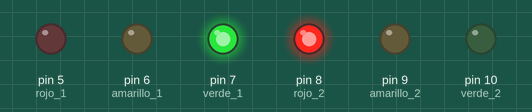
This sketch was run on a simulated Arduino Uno, built with avr-gcc and run on an emulated ATmega328P. On the bench: output pins drawn as LEDs (lit = HIGH).

Above: at 2.5 s.
At 5.9 s:
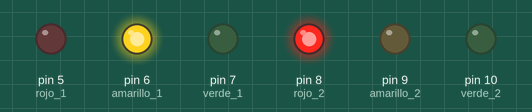
At 6.9 s:
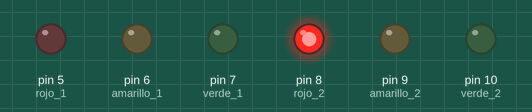
At 9.5 s:
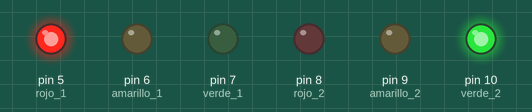
At 12.1 s:
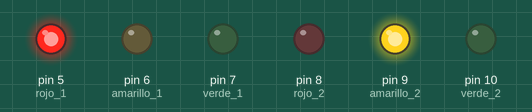
At 13.9 s:
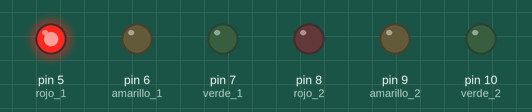
Timing chart, 0 to 16.1 s (numbered marks = the images above):
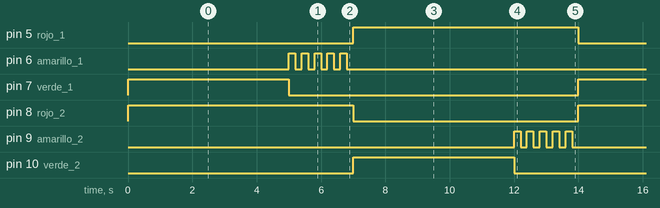

Measured:
- by itself, pin 5 (rojo_1), pin 8 (rojo_2): alternates HIGH for 7.0 s and LOW for 7.0 s
- by itself, pin 6 (amarillo_1): repeats every 14.0 s: 4 × (LOW 0.20 s, HIGH 0.20 s), LOW 12.2 s, HIGH 0.20 s
- by itself, pin 7 (verde_1), pin 10 (verde_2): alternates HIGH for 5.0 s and LOW for 9.0 s
- by itself, pin 9 (amarillo_2): goes 4 × (HIGH 0.20 s, LOW 0.20 s), HIGH 0.20 s, LOW 12.2 s, 4 × (HIGH 0.20 s, LOW 0.20 s), HIGH 0.20 s, then LOW

The sketch:

Semaforo_cruce.ino
```cpp
int verde_1= 7;
int amarillo_1= 6;
int rojo_1= 5;

int verde_2= 10;
int amarillo_2= 9;
int rojo_2= 8;

int cont=0;
int cont2=0;
void setup() {
  // put your setup code here, to run once:
  pinMode(verde_1,OUTPUT);
  pinMode(amarillo_1,OUTPUT);
  pinMode(rojo_1,OUTPUT);
  pinMode(verde_2,OUTPUT);
  pinMode(amarillo_2,OUTPUT);
  pinMode(rojo_2,OUTPUT);

}

void loop() {
  // put your main code here, to run repeatedly:
 digitalWrite(verde_1,HIGH);
 digitalWrite(rojo_2,HIGH);
 delay(5000);
 digitalWrite(verde_1,LOW);
 while(cont<5){
 digitalWrite(amarillo_1,HIGH);
 delay(200);
 digitalWrite(amarillo_1,LOW);
 delay(200);
 cont++;
 }
 cont=0;
 digitalWrite(rojo_2,LOW);
 digitalWrite(verde_2,HIGH);
 digitalWrite(rojo_1,HIGH);
 delay(5000);
 digitalWrite(verde_2,LOW);
 while(cont2<5){
 digitalWrite(amarillo_2,HIGH);
 delay(200);
 digitalWrite(amarillo_2,LOW);
 delay(200);
 cont2++;}
 cont2=0;
 digitalWrite(rojo_1,LOW);
}
```
